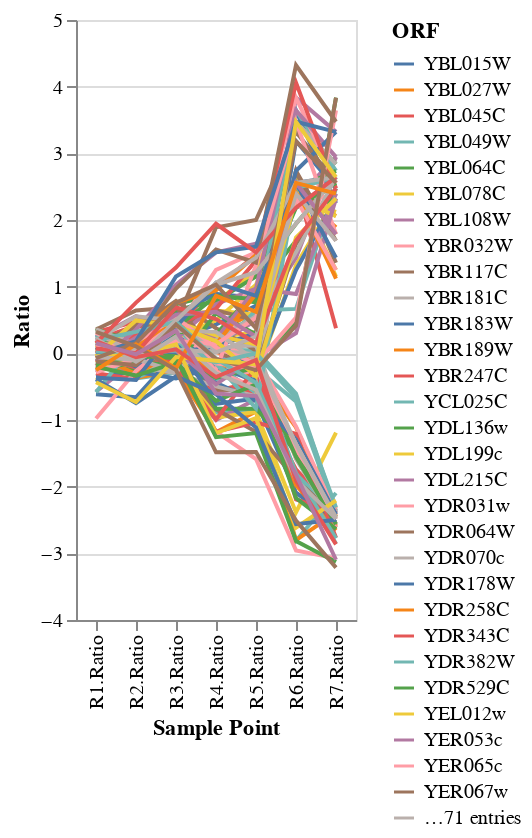

Notebook cell for this chart:
### Markdown cell above
### Redo the plot

### Code cell
plot_df = df_subset.set_index('ORF').drop('Name',axis=1).sample(n=100)
plot_df.columns.name = 'Sample Point'
plot_df = plot_df.stack().to_frame()
plot_df.columns=["Ratio"]
plot_df = plot_df.reset_index()
alt.Chart(plot_df).mark_line().encode(
    x='Sample Point:N',
    y='Ratio',
    color='ORF'
)

### Figure 1 — Vega-Lite specification as saved in the notebook (floating-point values rounded to 4 significant figures; data arrays with more than 128 entries replaced by an {"elided": "..."} marker saying what was removed)
{"config": {"view": {"continuousWidth": 400, "continuousHeight": 300}}, "data": {"name": "data-0baf4228a6db3c3c0728e5c20f877a28"}, "mark": "line", "encoding": {"color": {"type": "nominal", "field": "ORF"}, "x": {"type": "nominal", "field": "Sample Point"}, "y": {"type": "quantitative", "field": "Ratio"}}, "$schema": "https://vega.github.io/schema/vega-lite/v4.8.1.json", "datasets": {"data-0baf4228a6db3c3c0728e5c20f877a28": {"elided": "700 records"}}}
